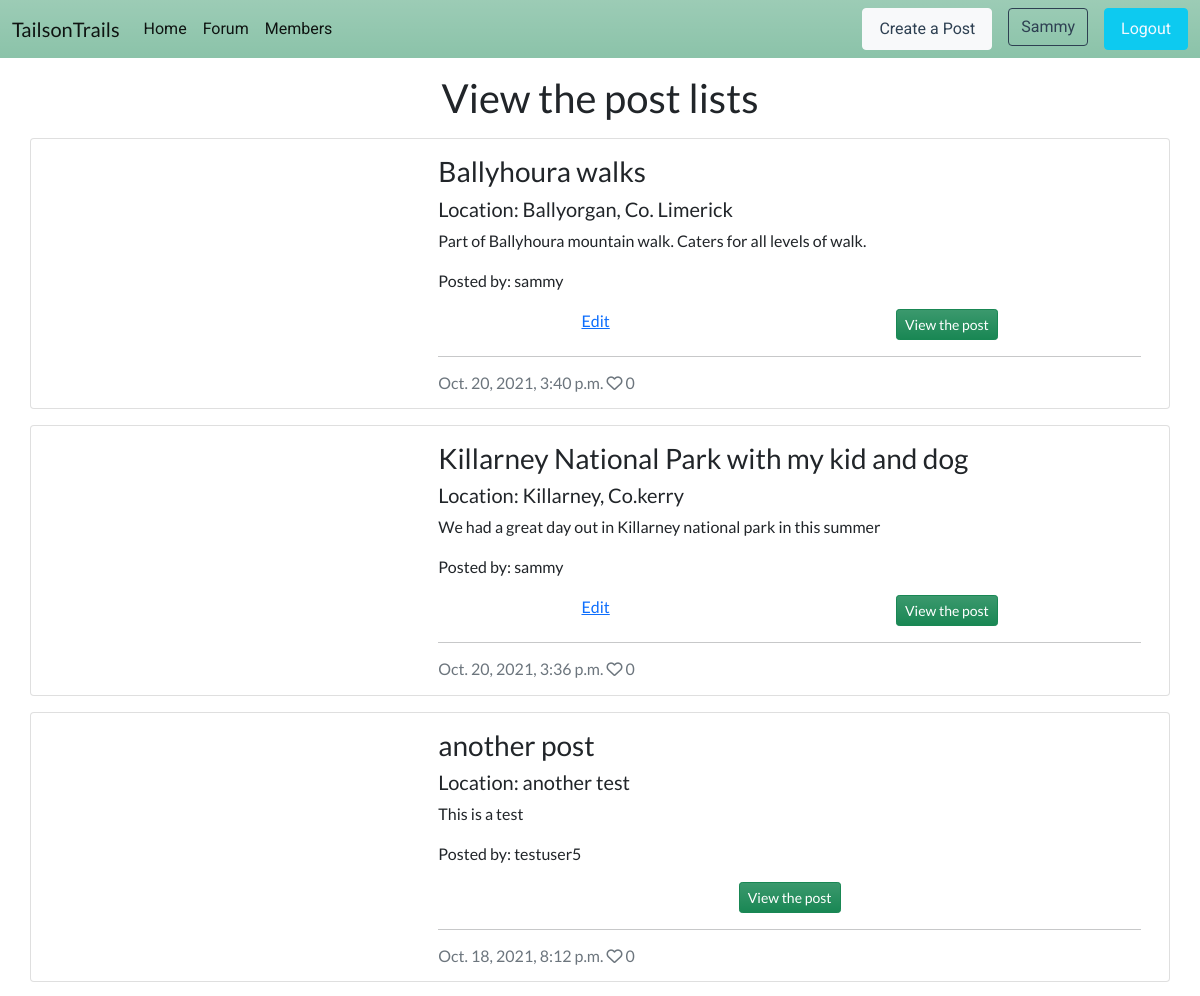
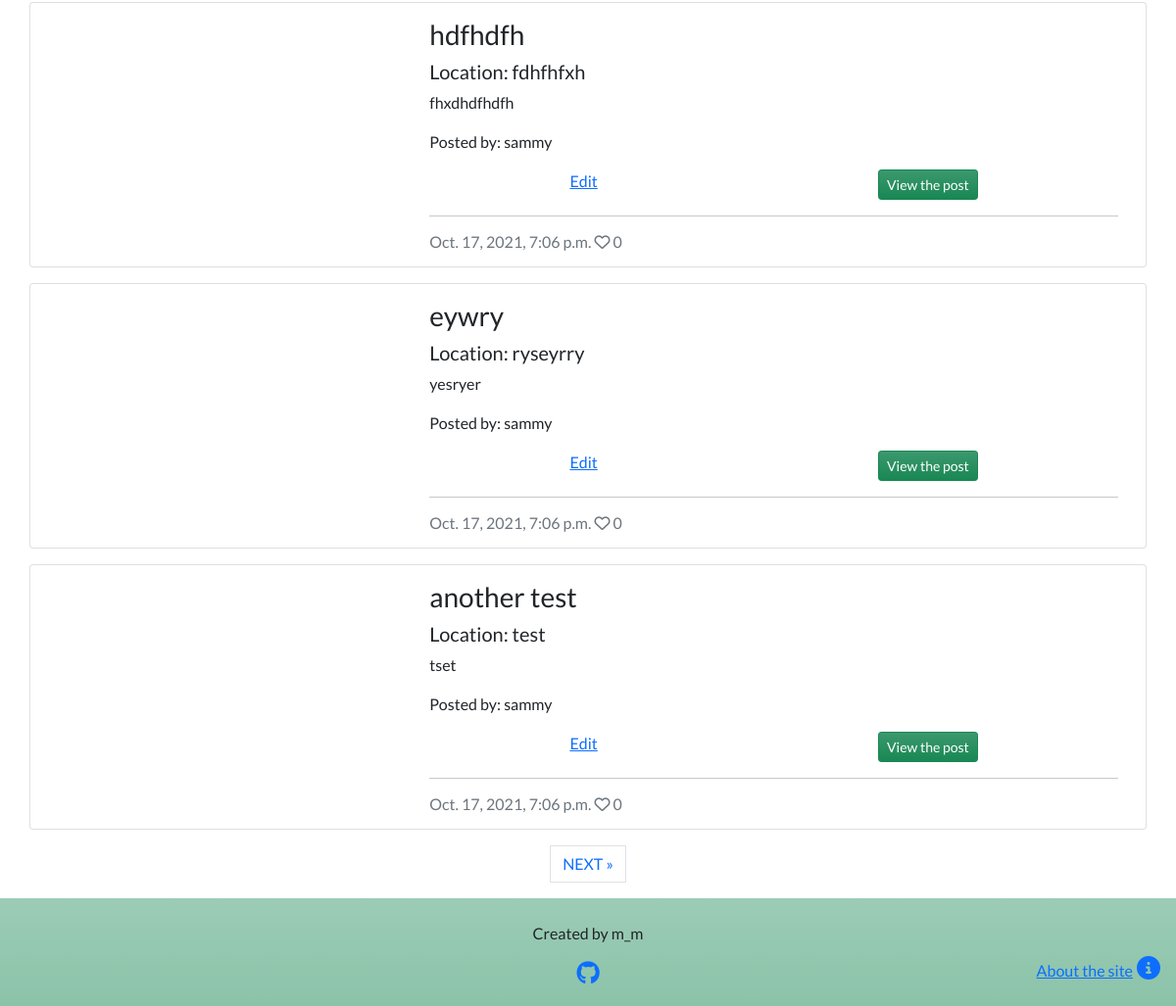
The page /posts/ (signed in) on the database its author committed (2 pictures, top to bottom).
### forum/models.py (models this page shows, shortened)
class Post(models.Model):
    title = models.CharField(max_length=200, unique=True)
    location = models.CharField(max_length=50)
    slug = models.SlugField(max_length=200, unique=True)
    author = models.ForeignKey(
        User, on_delete=models.CASCADE, related_name="forum_posts"
    )
    featured_image = CloudinaryField('image', default='placeholder')
    excerpt = models.TextField(blank=True)
    updated_on = models.DateTimeField(auto_now=True)
    content = models.TextField()
    difficulty_hard = models.BooleanField(default=False)
    difficulty_moderate = models.BooleanField(default=False)
    difficulty_easy = models.BooleanField(default=False)
    breed_big = models.BooleanField(default=False)
    breed_mid = models.BooleanField(default=False)
    breed_sml = models.BooleanField(default=False)
    created_on = models.DateTimeField(auto_now_add=True)
    status = models.IntegerField(choices=STATUS, default=0)
    likes = models.ManyToManyField(
        User, related_name='blogpost_like', blank=True)
    class Meta:
        ordering = ["-created_on"]
    def number_of_likes(self):
        return self.likes.count()

### forum/views.py (the view)
# urls.py: path('posts/', views.PostList.as_view(), name='posts'),
class PostList(generic.ListView):
    model = Post
    queryset = Post.objects.filter(status=1).order_by("-created_on")
    template_name = "post_list.html"
    paginate_by = 6

### templates/post_list.html (shortened to what this page needs)
{% extends "base.html" %}
{% load static %}
{% block content %}
<main class="mt-3">
    <h1 class="text-center mb-3">View the post lists</h1>
    <div class="container">
        {% for post in post_list %}
        <div class="row">
            <div class="card mb-3">
                <div class="row g-0　row-eq-height">
                    <div class="col-md-4 image-container">
                    </div>
                    <div class="col-md-8">
                        <div class="card-body">
                            <h3 class="card-title">{{ post.title }}</h3>
                            <h5 class="card-title">Location: {{ post.location }}</h5>
                            <p class="card-text">{{ post.excerpt }}</p>
                            <p class="card-text">Posted by: {{ post.author }}</p>
                            <div class="d-flex justify-content-around">
                                {% if user.is_authenticated %}
                                {% if post.author.id == user.id %}
                                <div>
                                    <a href="{% url 'post_edit' post.slug %}">Edit</a>
                                </div>
                                {% endif %}
                                <div>
                                    <a class="btn btn-success btn-sm bg-gradient"
                                        href="{% url 'post_detail' post.slug %}" role="button">View the post</a>
                                </div>
                                {% endif %}
                            </div>
                            <hr />
                            <p class="card-text text-muted h6">{{ post.created_on}} <i class="far fa-heart"></i>
                                {{ post.number_of_likes }}</p>
                        </div>
                    </div>
                </div>
            </div>
        </div>
        {% endfor %}
    </div>
    {% if is_paginated %}
    <nav aria-label="Page navigation">
        <ul class="pagination justify-content-center">
            {% if page_obj.has_next %}
            <li><a href="?page={{ page_obj.next_page_number }}" class="page-link"> NEXT &raquo;</a></li>
            {% endif %}
        </ul>
    </nav>
    {% endif %}
</main>
{%endblock%}

### templates/base.html (shortened to what this page needs)
{% load static %}
<!DOCTYPE html>
<html lang="en">
<head>
    <link href="https://cdn.jsdelivr.net/npm/bootstrap@5.1.1/dist/css/bootstrap.min.css" rel="stylesheet"
>
    <link rel="stylesheet" href="{% static 'css/style.css' %}">
</head>
<body>
    <header>
        <nav class="navbar navbar-expand-lg navbar-light bg-success bg-gradient bg-opacity-50">
            <div class="container-fluid">
                <a class="navbar-brand" href="{% url 'home' %}"><span class="brand">T<span>ails</span>on<span
                            class="brand">T</span>rails</span></span></a>
                <div class="collapse navbar-collapse" id="navbarText">
                    <ul class="navbar-nav me-auto mb-2 mb-lg-0">
                        <li class="nav-item">
                            <a class="nav-link active" aria-current="page" href="{% url 'home' %}">Home</a>
                        </li>
                        <li class="nav-item">
                            <a class="nav-link active" aria-current="page" href="{% url 'posts' %}">Forum</a>
                        </li>
                        {% if user.is_authenticated %}
                        <li class="nav-item">
                            <a class="nav-link active" aria-current="page" href="{% url 'profile' %}">Members</a>
                        </li>
                        {% endif %}
                    </ul>
                    <ul class="nav">
                        {% if user.is_authenticated %}
                        <li class="nav-item">
                            <a class="nav-link btn btn-light me-3" href="{% url 'create_post' %}">Create a Post</a>
                        </li>
                        <li class="nav-item">
                            <a class="btn btn-outline-primary me-3"
                                href="{% url 'profile_edit' %}">{{user.username|title}}</a>
                        </li>
                        <li class="nav-item">
                            <a class="nav-link btn btn-info btn-text-white" href="{% url 'account_logout' %}">Logout</a>
                        </li>
                        {% endif %}
                    </ul>
                </div>
            </div>
        </nav>
    </header>
    <main>
        {% block content %}
        {% endblock %}
    </main>
    <footer class="bg-success bg-gradient bg-opacity-50">
            <div class="text-center mt-4">
                <p class="d-block"> Created by m_m</p>
                <p><a href="https://github.com/" target="_blank" rel="noopener"
                        aria-label="Open our Github page in a new tab"><i class="fab fa-github fs-4"></i></a></p>
            </div>
            <div class="about d-flex justify-content-end mb-4 me-3">
                <a href="{% url 'about' %}"><span class="d-none d-md-inline me-1">About the site</span><i class="fas fa-info-circle fs-4"></i></a>
            </div>
    </footer>
</body>
</html>

### static/css/style.css (style rules this page uses)
:root { --title-font: 'Roboto', sans-serif; --text-font-family: 'Lato', sans-serif; --main-color: #bdd9bf; --font-white: #f0f8ff; --pule-color: #8d86c9; --gray-color: #2e4052; --blue-color:#a997df; --red-color:#e5323b; }
body { display: flex; flex-flow: column; min-height: 100vh; overflow-x: hidden; font-family: var(--text-font-family); }
main { flex: 1; }
.nav-item { font-family: var(--title-font); }
.navbar-light { background-color: var(--main-color); }
.btn-text-white { color: var(--font-white); }
.btn-outline-primary { color: var(--gray-color); border-color: var(--gray-color); }
.btn-light { color: var(--gray-color); }
footer { background-color: var(--main-color); }
.about { margin-top: -3rem; flex-wrap: nowrap; }

### rows shown on the page
Post: title "Ballyhoura walks", location "Ballyorgan, Co. Limerick", excerpt "Part of Ballyhoura mountain walk. Caters for all levels of walk.", author "sammy", shows "Edit", created_on "Oct. 20, 2021, 3:40 p.m.", number_of_likes "0"
Post: title "Killarney National Park with my kid and dog", location "Killarney, Co.kerry", excerpt "We had a great day out in Killarney national park in this summer", author "sammy", shows "Edit", created_on "Oct. 20, 2021, 3:36 p.m.", number_of_likes "0"
Post: title "another post", location "another test", excerpt "This is a test", author "testuser5", created_on "Oct. 18, 2021, 8:12 p.m.", number_of_likes "0"
Post: title "hdfhdfh", location "fdhfhfxh", excerpt "fhxdhdfhdfh", author "sammy", shows "Edit", created_on "Oct. 17, 2021, 7:06 p.m.", number_of_likes "0"
Post: title "eywry", location "ryseyrry", excerpt "yesryer", author "sammy", shows "Edit", created_on "Oct. 17, 2021, 7:06 p.m.", number_of_likes "0"
Post: title "another test", location "test", excerpt "tset", author "sammy", shows "Edit", created_on "Oct. 17, 2021, 7:06 p.m.", number_of_likes "0"

### other values the page prints
{{ user.username|title }} "Sammy"
